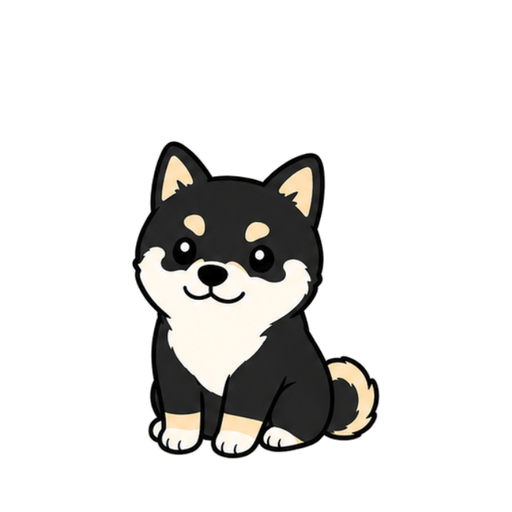
#> input picture pet-assets/idle-clean/001.png, 512 x 512 px, found by its file name; its folder holds only this picture in this run
$ python generateDragFromIdle.py
#> lines starting #> are read from the running program, lines starting #| are printed output that depends on the picture
import argparse
import math
from pathlib import Path

from PIL import Image


ROOT = Path(__file__).resolve().parents[1]
DEFAULT_SOURCE = ROOT / "public" / "pet-preview" / "idle-clean" / "001.png"
CANVAS = 512
SHEET_CELL = 256


def object_bbox(image: Image.Image):
    return image.getchannel("A").point(lambda value: 255 if value > 8 else 0).getbbox()


def transform_subject(subject: Image.Image, scale: float, angle: float) -> Image.Image:
    width, height = subject.size
    resized = subject.resize((round(width * scale), round(height * scale)), Image.Resampling.LANCZOS)

    return resized.rotate(angle, resample=Image.Resampling.BICUBIC, expand=True)


def compose_frame(subject: Image.Image, scale: float, angle: float, center_x: int, bottom_y: int) -> Image.Image:
    transformed = transform_subject(subject, scale, angle)
    frame = Image.new("RGBA", (CANVAS, CANVAS), (0, 0, 0, 0))
    x = round(center_x - transformed.width / 2)
    y = round(bottom_y - transformed.height)
    frame.alpha_composite(transformed, (x, y))

    return frame


def make_frames(source: Path):
    idle = Image.open(source).convert("RGBA")
    bbox = object_bbox(idle)
    if not bbox:
        raise ValueError(f"No visible subject found in {source}")

    subject = idle.crop(bbox)

    # Conservative by design: preserve the exact mother-frame dog art while
    # adding lift, sway, and return motion for the first drag experiment.
    specs = [
        # drag_enter
        (0.61, 0, 256, 460),
        (0.59, -3, 256, 430),
        (0.57, 2, 256, 396),
        # drag_loop
        (0.55, -7, 246, 374),
        (0.55, -3, 252, 364),
        (0.55, 4, 264, 368),
        (0.55, 7, 270, 378),
        (0.55, 2, 260, 386),
        (0.55, -5, 250, 378),
        # drag_exit
        (0.57, 3, 260, 404),
        (0.59, -2, 256, 434),
        (0.61, 0, 256, 460),
    ]

    return [compose_frame(subject, scale, angle, center_x, bottom_y) for scale, angle, center_x, bottom_y in specs]


def save_frames(frames: list[Image.Image], state: str, start: int = 1):
    targets = [
        ROOT / "pet-assets" / state,
        ROOT / "public" / "pet-preview" / state,
    ]

    for target in targets:
        target.mkdir(parents=True, exist_ok=True)
        for old_file in target.glob("*.png"):
            old_file.unlink()

        for offset, frame in enumerate(frames, start=start):
            frame.save(target / f"{offset:03}.png")


def save_preview(frames: list[Image.Image], target: Path, duration: int = 110):
    target.parent.mkdir(parents=True, exist_ok=True)
    frames[0].save(
        target,
        save_all=True,
        append_images=frames[1:],
        duration=duration,
        loop=0,
        disposal=2,
    )


def save_sheet(frames: list[Image.Image], target: Path):
    sheet = Image.new("RGBA", (SHEET_CELL * 4, SHEET_CELL * 3), (0, 0, 0, 0))

    for index, frame in enumerate(frames):
        col = index % 4
        row = math.floor(index / 4)
        thumbnail = frame.resize((SHEET_CELL, SHEET_CELL), Image.Resampling.LANCZOS)
        sheet.alpha_composite(thumbnail, (col * SHEET_CELL, row * SHEET_CELL))

    target.parent.mkdir(parents=True, exist_ok=True)
    sheet.save(target)


def save_contact_sheet(frames: list[Image.Image], target: Path):
    checker = Image.new("RGBA", (SHEET_CELL * 4, SHEET_CELL * 3), (245, 245, 245, 255))

    for y in range(0, checker.height, 32):
        for x in range(0, checker.width, 32):
            if (x // 32 + y // 32) % 2:
                checker.paste((228, 228, 228, 255), (x, y, x + 32, y + 32))

    for index, frame in enumerate(frames):
        col = index % 4
        row = math.floor(index / 4)
        thumbnail = frame.resize((SHEET_CELL, SHEET_CELL), Image.Resampling.LANCZOS)
        checker.alpha_composite(thumbnail, (col * SHEET_CELL, row * SHEET_CELL))

    target.parent.mkdir(parents=True, exist_ok=True)
    checker.convert("RGB").save(target)


def parse_args():
    parser = argparse.ArgumentParser(description="Generate a reference-locked drag sprite from the idle mother frame.")
    parser.add_argument("--source", default=str(DEFAULT_SOURCE))
    parser.add_argument("--sheet", default=str(ROOT / "pet-assets" / "drag-state-4x3.png"))

    return parser.parse_args()


def main():
    args = parse_args()
    frames = make_frames(Path(args.source).expanduser())
#> in make_frames, idle is the input picture: PIL image 512x512 RGBA; mean R, G, B, A 25.3, 24.5, 23.2, 53.1
#> in make_frames, `bbox = object_bbox(idle)`: bbox = (131, 140, 381, 460)
#> in compose_frame, `frame = Image.new("RGBA", (CANVAS, CANVAS), (0, 0, 0, 0))`: frame: PIL image 512x512 RGBA; every value is 0
#> call 4 of transform_subject, with scale = 0.55, angle = -7
#> in transform_subject (call 4), `resized = subject.resize((round(width * scale), round(height * scale))..`:
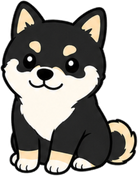
#> resized: PIL image 138x176 RGBA; mean R, G, B, A 86.2, 83.9, 79.5, 174; transparent parts drawn white
#> in transform_subject (call 10), `return resized.rotate(angle, resample=Image.Resampling.BICUBIC, expand..`:
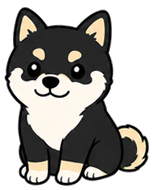
#> returned value: PIL image 152x190 RGBA; mean R, G, B, A 75, 73, 69, 155.7; transparent parts drawn white
#> in transform_subject (call 11), `return resized.rotate(angle, resample=Image.Resampling.BICUBIC, expand..`:
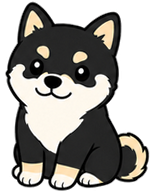
#> returned value: PIL image 156x195 RGBA; mean R, G, B, A 77.1, 75, 71, 160; transparent parts drawn white
#> in compose_frame (call 11), `frame.alpha_composite(transformed, (x, y))`:
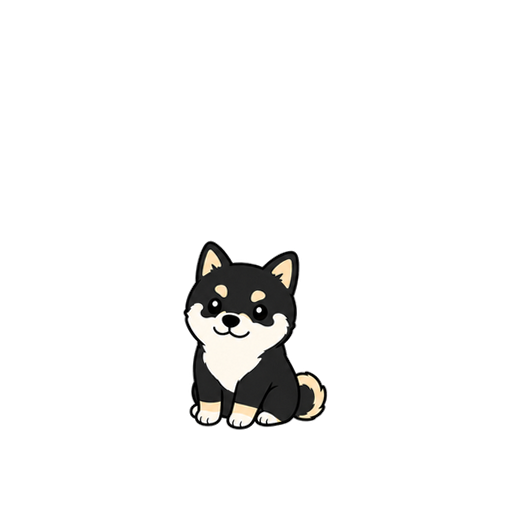
#> frame: PIL image 512x512 RGBA; mean R, G, B, A 8.9, 8.7, 8.2, 18.6; transparent parts drawn white
#> frames = 12 items

    save_sheet(frames, Path(args.sheet).expanduser())
#> in save_sheet, `sheet = Image.new("RGBA", (SHEET_CELL * 4, SHEET_CELL * 3), (0, 0, 0, ..`: sheet: PIL image 1024x768 RGBA; every value is 0
#> the loop in save_sheet, `for index, frame in enumerate(frames):` made 12 passes
#> (col, row) on passes 1 to 12: (0, 0), (1, 0), (2, 0), (3, 0), (0, 1), (1, 1), (2, 1), (3, 1), (0, 2), (1, 2), (2, 2), (3, 2)
#> after the loop in save_sheet, `for index, frame in enumerate(frames):`:
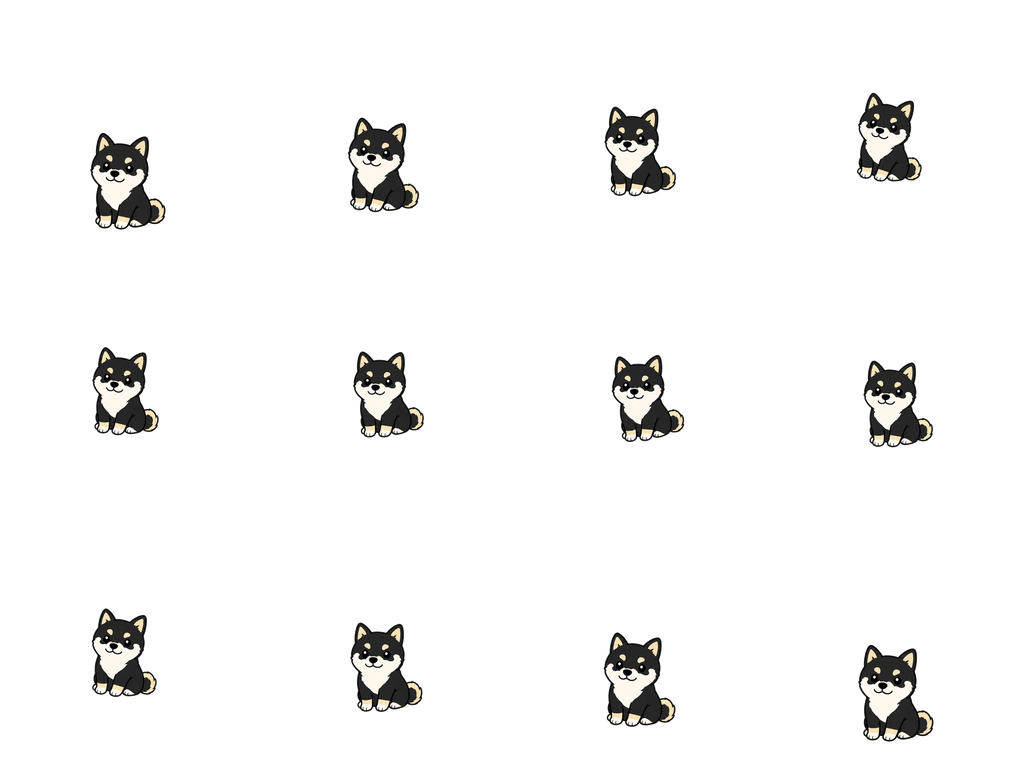
#> sheet: PIL image 1024x768 RGBA; mean R, G, B, A 9, 8.8, 8.4, 17.3; transparent parts drawn white
    save_contact_sheet(frames, ROOT / "pet-assets" / "drag-state-4x3-contact.jpg")
#> after the loop in save_contact_sheet, `for y in range(0, checker.height, 32):`:
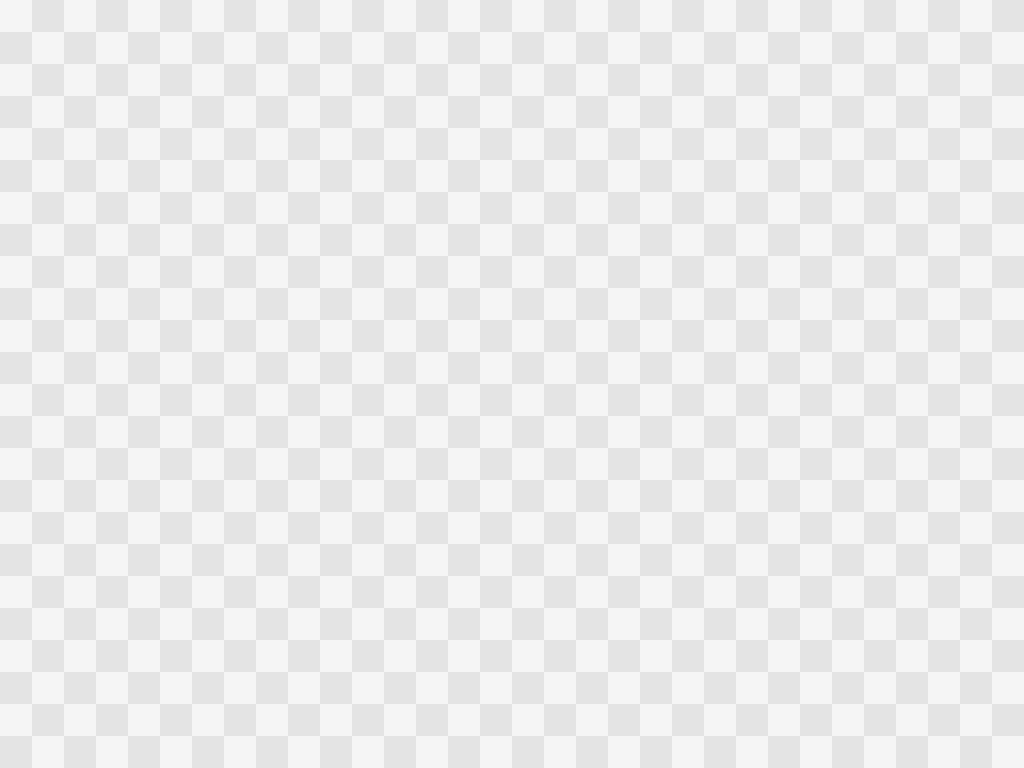
#> checker: PIL image 1024x768 RGBA; mean R, G, B, A 236.5, 236.5, 236.5, 255
#> the loop in save_contact_sheet, `for index, frame in enumerate(frames):` made 12 passes
#> after the loop in save_contact_sheet, `for index, frame in enumerate(frames):`:
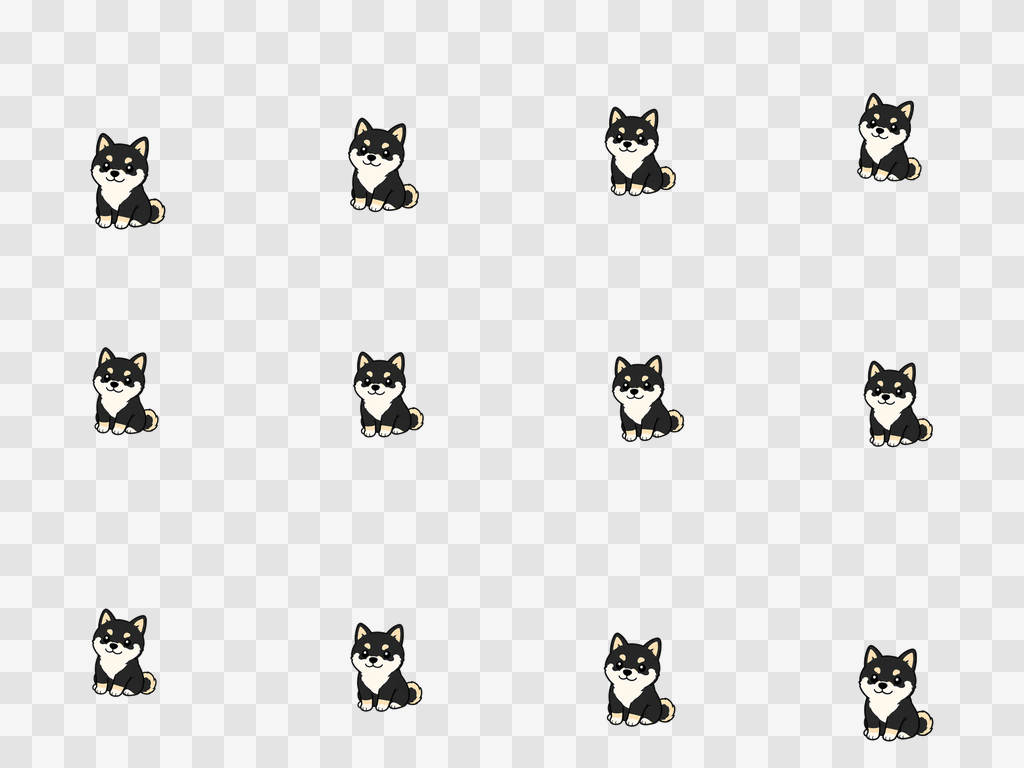
#> checker: PIL image 1024x768 RGBA; mean R, G, B, A 228.1, 227.9, 227.5, 255

    save_frames(frames[:3], "drag-enter-clean")
    save_frames(frames[3:9], "drag-loop-clean")
    save_frames(frames[9:], "drag-exit-clean")
    save_frames(frames, "drag-sequence-clean")

    save_preview(frames[:3], ROOT / "public" / "pet-preview" / "drag-enter-clean-preview.gif")
    save_preview(frames[3:9], ROOT / "public" / "pet-preview" / "drag-loop-clean-preview.gif")
    save_preview(frames[9:], ROOT / "public" / "pet-preview" / "drag-exit-clean-preview.gif")
    save_preview(frames, ROOT / "public" / "pet-preview" / "drag-sequence-clean-preview.gif")

    print("Wrote drag sprite sheet and 12 reference-locked frames")


if __name__ == "__main__":
    main()
